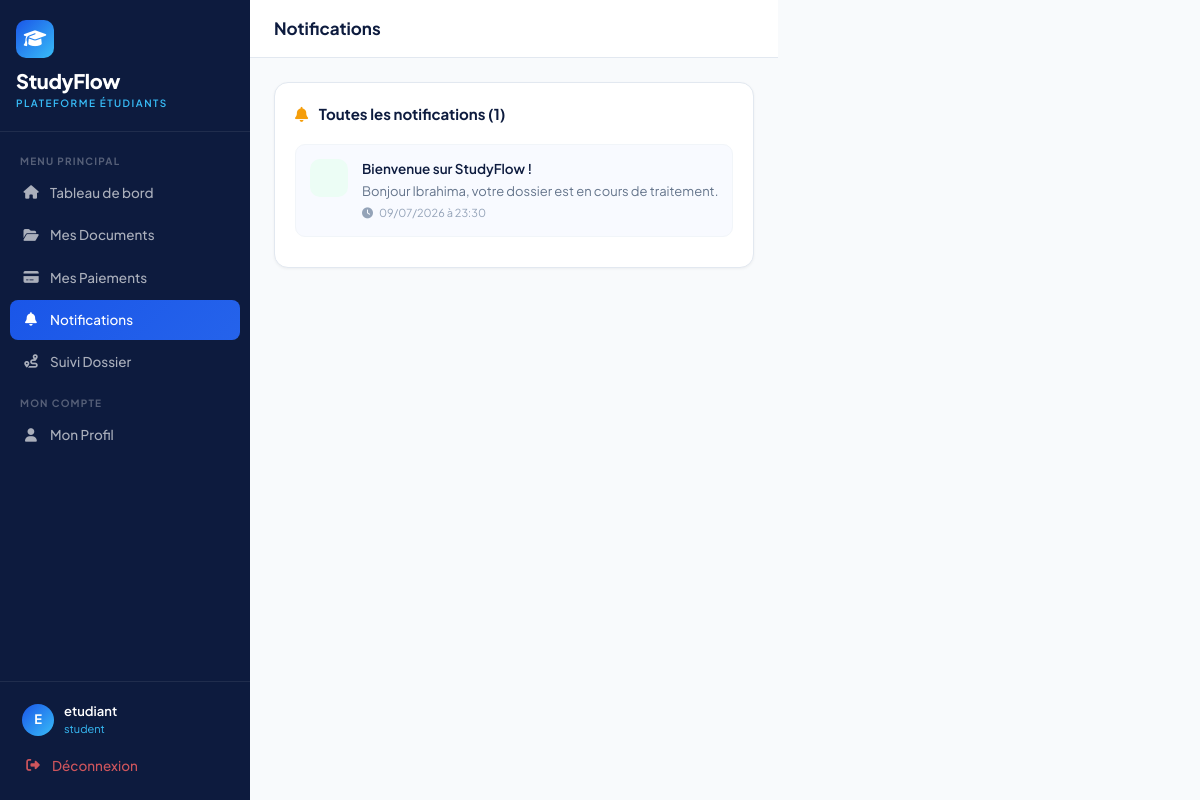
/auth/notifications (signed in), run on an earlier commit of the app's database.
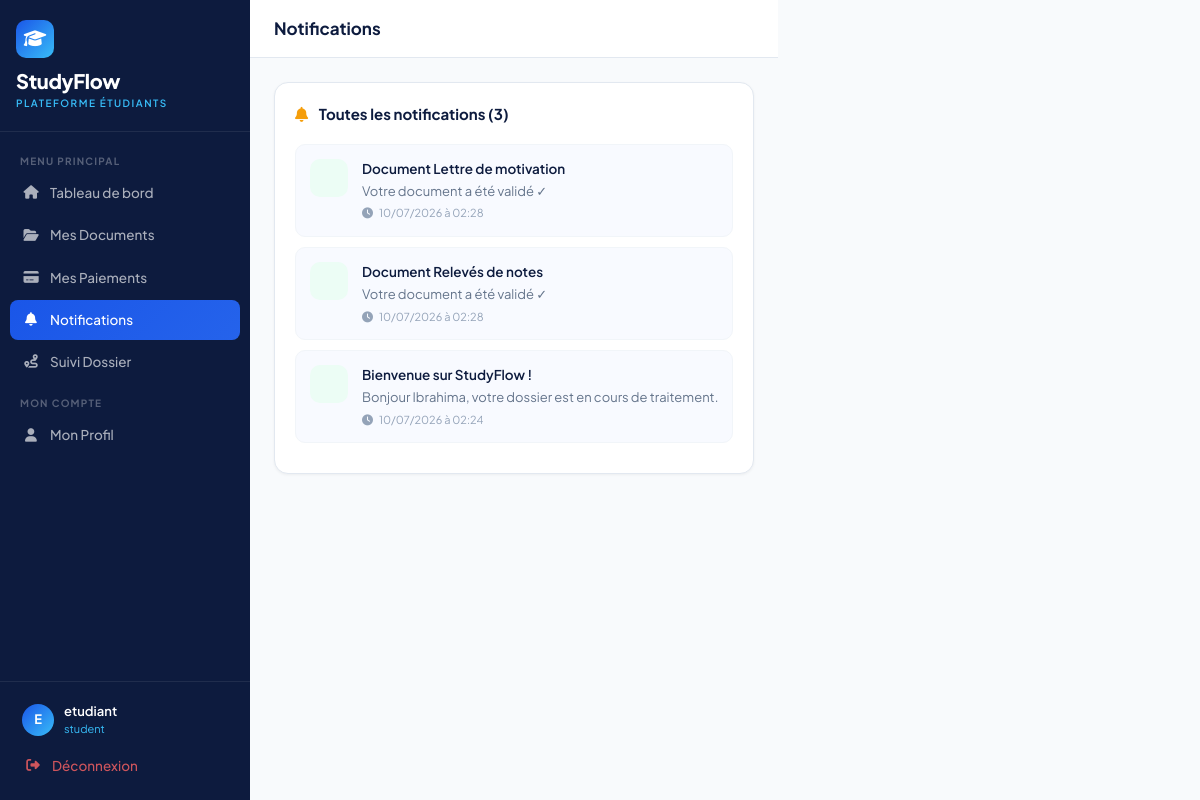
And on a later commit of the database.
### models/user.py (models this page shows, shortened)
class User(UserMixin, db.Model):
    __tablename__ = 'users'
    id = db.Column(db.Integer, primary_key=True)
    email = db.Column(db.String(120), unique=True, nullable=False)
    password_hash = db.Column(db.String(256))
    role = db.Column(db.String(20), default='student')
    is_active = db.Column(db.Boolean, default=True)
    reset_token = db.Column(db.String(100), nullable=True)
    reset_token_expiry = db.Column(db.DateTime, nullable=True)
    created_at = db.Column(db.DateTime, default=datetime.utcnow)
    student_profile = db.relationship('StudentProfile', backref='user', uselist=False, foreign_keys='StudentProfile.user_id')

class Notification(db.Model):
    __tablename__ = 'notifications'
    id = db.Column(db.Integer, primary_key=True)
    user_id = db.Column(db.Integer, db.ForeignKey('users.id'), nullable=False)
    title = db.Column(db.String(200))
    content = db.Column(db.Text)
    type = db.Column(db.String(30))
    is_read = db.Column(db.Boolean, default=False)
    created_at = db.Column(db.DateTime, default=datetime.utcnow)

### routes/auth.py (the view)
@auth_bp.route('/notifications')
@login_required
def notifications():
    notifs = Notification.query.filter_by(
        user_id=current_user.id
    ).order_by(Notification.created_at.desc()).all()
    for n in notifs:
        n.is_read = True
    db.session.commit()
    return render_template('auth/notifications.html', notifs=notifs)

### templates/auth/notifications.html (shortened to what this page needs)
{% extends "base.html" %}
{% block sidebar_nav %}
<div class="nav-label">Menu Principal</div>
<a href="{{ url_for('auth.dashboard') }}" class="sidebar-link">
  <i class="fas fa-home"></i> Tableau de bord
</a>
<a href="{{ url_for('auth.documents') }}" class="sidebar-link">
  <i class="fas fa-folder-open"></i> Mes Documents
</a>
<a href="{{ url_for('auth.payments') }}" class="sidebar-link">
  <i class="fas fa-credit-card"></i> Mes Paiements
</a>
<a href="{{ url_for('auth.notifications') }}" class="sidebar-link active">
  <i class="fas fa-bell"></i> Notifications
</a>
<a href="{{ url_for('auth.suivi') }}" class="sidebar-link">
  <i class="fas fa-route"></i> Suivi Dossier
</a>
<div class="nav-label">Mon Compte</div>
<a href="{{ url_for('auth.profile') }}" class="sidebar-link">
  <i class="fas fa-user"></i> Mon Profil
</a>
{% endblock %}
{% block page_title %}Notifications{% endblock %}
{% block content %}
<div class="sf-card">
  <div style="font-size:15px;font-weight:700;color:#0D1B3E;margin-bottom:18px;">
    <i class="fas fa-bell" style="color:#F59E0B;margin-right:8px;"></i>
    Toutes les notifications ({{ notifs | length }})
  </div>
  {% if notifs %}
    {% for n in notifs %}
    <div style="display:flex;gap:14px;padding:14px;margin-bottom:10px;border-radius:10px;border:1px solid #F1F5F9;background:{% if not n.is_read %}#F8FAFF{% else %}#FAFAFA{% endif %};">
      <div style="width:38px;height:38px;border-radius:10px;flex-shrink:0;display:flex;align-items:center;justify-content:center;
        {% if n.type == 'success' %}background:#ECFDF5;
        {% elif n.type == 'danger' %}background:#FFF1F2;
        {% elif n.type == 'warning' %}background:#FFFBEB;
        {% else %}background:#EFF6FF;{% endif %}">
      </div>
      <div style="flex:1;">
        <div style="font-size:13.5px;font-weight:600;color:#0D1B3E;margin-bottom:3px;">
          {{ n.title }}
        </div>
        <div style="font-size:13px;color:#64748B;margin-bottom:4px;">{{ n.content }}</div>
        <div style="font-size:11px;color:#94A3B8;">
          <i class="fas fa-clock" style="margin-right:4px;"></i>
          {{ n.created_at.strftime('%d/%m/%Y à %H:%M') }}
        </div>
      </div>
    </div>
    {% endfor %}
  {% endif %}
</div>
{% endblock %}

### templates/base.html (shortened to what this page needs)
<!DOCTYPE html>
<html lang="fr">
<head>
  <link href="https://cdn.jsdelivr.net/npm/bootstrap@5.3.2/dist/css/bootstrap.min.css" rel="stylesheet">
  <link href="https://cdnjs.cloudflare.com/ajax/libs/font-awesome/6.5.0/css/all.min.css" rel="stylesheet">
</head>
<body>
{% block body %}
<div style="display:flex">
  <nav class="sidebar">
    <div class="sidebar-logo">
      <div class="logo-icon"><i class="fas fa-graduation-cap"></i></div>
      <div class="brand-name">StudyFlow</div>
      <div class="brand-sub">Plateforme Étudiants</div>
    </div>
    <div class="sidebar-nav">
      {% block sidebar_nav %}{% endblock %}
    </div>
    <div class="sidebar-footer">
      <div class="sidebar-user">
        <div class="s-avatar">{{ current_user.email[0].upper() }}</div>
        <div>
          <div class="s-name">{{ current_user.email.split('@')[0] }}</div>
          <div class="s-role">{{ current_user.role }}</div>
        </div>
      </div>
      <a href="{{ url_for('auth.logout') }}" class="sidebar-link" style="color:rgba(255,100,100,.8)">
        <i class="fas fa-sign-out-alt"></i> Déconnexion
      </a>
    </div>
  </nav>
  <div class="main-wrap">
    <header class="topbar">
      <div class="topbar-title">{% block page_title %}{% endblock %}</div>
    </header>
    <main class="page-content">
      {% block content %}{% endblock %}
    </main>
  </div>
</div>
{% endblock %}
</body>
</html>

### templates/base.html (style rules this page uses)
:root { --navy: #0D1B3E; --blue: #1A56E8; --sky: #38BDF8; --green: #10B981; --amber: #F59E0B; --rose: #F43F5E; --slate: #64748B; --light: #F8FAFC; --border: #E2E8F0; --sidebar-w: 250px; }
* { box-sizing: border-box; margin: 0; padding: 0; }
body { font-family: 'Plus Jakarta Sans', sans-serif; background: var(--light); color: #1E293B; font-size: 14px; }
.sidebar { position: fixed; top: 0; left: 0; bottom: 0; width: var(--sidebar-w); background: var(--navy); display: flex; flex-direction: column; z-index: 1000; }
.sidebar-logo { padding: 20px 16px; border-bottom: 1px solid rgba(255,255,255,.08); }
.logo-icon { width: 38px; height: 38px; background: linear-gradient(135deg, var(--blue), var(--sky)); border-radius: 10px; display: flex; align-items: center; justify-content: center; font-size: 18px; color: #fff; margin-bottom: 8px; }
.brand-name { font-size: 20px; font-weight: 800; color: #fff; letter-spacing: -.3px; }
.brand-sub { font-size: 10px; color: var(--sky); text-transform: uppercase; letter-spacing: 1.5px; font-weight: 600; }
.sidebar-nav { flex: 1; padding: 10px; overflow-y: auto; }
.nav-label { font-size: 10px; font-weight: 700; letter-spacing: 1.2px; text-transform: uppercase; color: rgba(255,255,255,.3); padding: 12px 10px 4px; }
.sidebar-link { display: flex; align-items: center; gap: 10px; padding: 10px 12px; border-radius: 8px; color: rgba(255,255,255,.65); text-decoration: none; font-weight: 500; font-size: 13.5px; margin-bottom: 2px; transition: all .15s; }
.sidebar-link.active { background: linear-gradient(135deg, var(--blue), #2563EB); color: #fff; }
.sidebar-link i { width: 18px; text-align: center; }
.sidebar-footer { padding: 12px; border-top: 1px solid rgba(255,255,255,.08); }
.sidebar-user { display: flex; align-items: center; gap: 10px; padding: 8px 10px; }
.s-avatar { width: 32px; height: 32px; border-radius: 50%; background: linear-gradient(135deg, var(--blue), var(--sky)); display: flex; align-items: center; justify-content: center; color: #fff; font-weight: 700; font-size: 13px; }
.s-name { color: #fff; font-weight: 600; font-size: 13px; }
.s-role { color: var(--sky); font-size: 11px; }
.main-wrap { margin-left: var(--sidebar-w); min-height: 100vh; }
.topbar { background: #fff; border-bottom: 1px solid var(--border); padding: 0 24px; height: 58px; display: flex; align-items: center; justify-content: space-between; position: sticky; top: 0; z-index: 100; }
.topbar-title { font-size: 17px; font-weight: 700; color: var(--navy); }
.page-content { padding: 24px; }
.sf-card { background: #fff; border: 1px solid var(--border); border-radius: 14px; padding: 20px; box-shadow: 0 1px 3px rgba(0,0,0,.05); }

What changed in the data, as far as the page shows it:
added Notification: title "Document Lettre de motivation", content "Votre document a été validé ✓", created_at "10/07/2026 à 02:28"
added Notification: title "Document Relevés de notes", content "Votre document a été validé ✓", created_at "10/07/2026 à 02:28"
changed Notification "Bienvenue sur StudyFlow !": created_at "09/07/2026 à 23:30" → "10/07/2026 à 02:24"
Also different on the page:
{{ notifs | length }}: "1" → "3"
